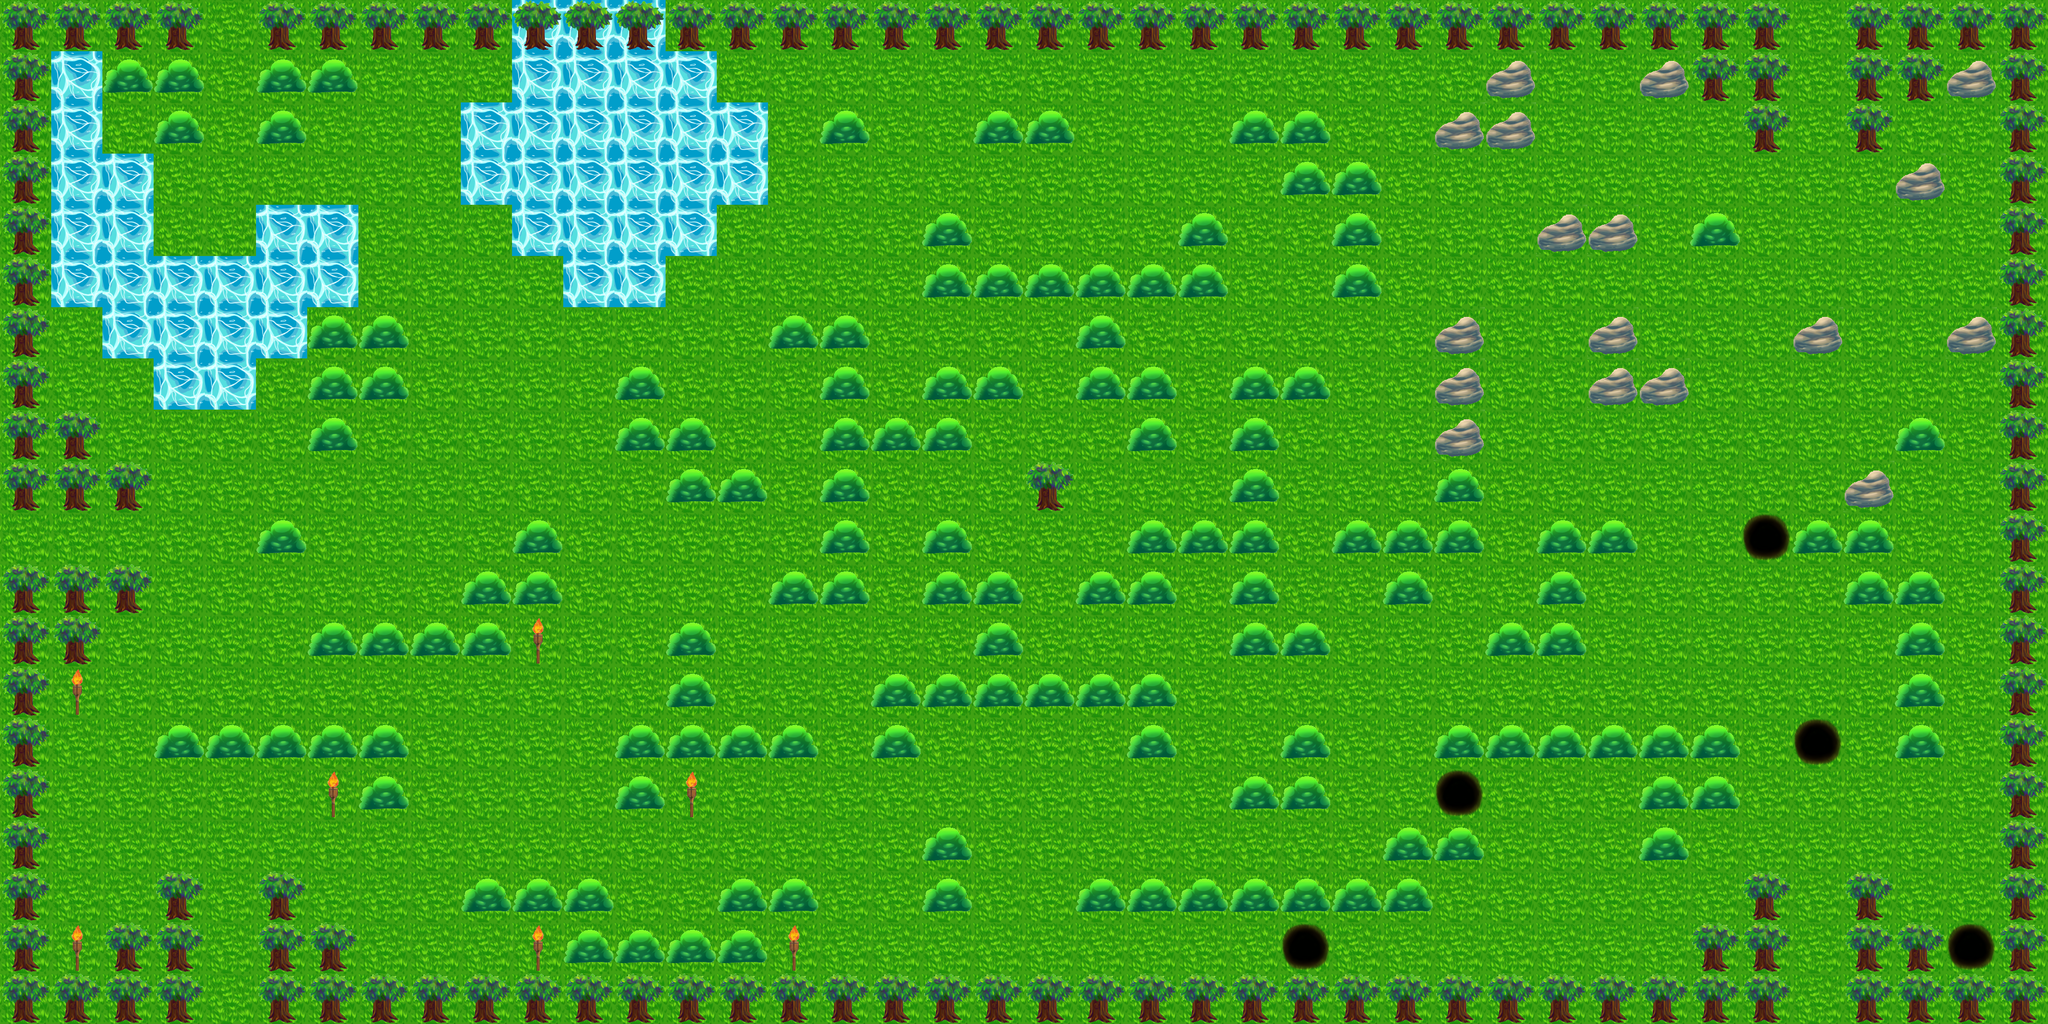

Below is a game level as drawn by its tile map, then a one-line description and the .tmx that defines it (tile-layer data replaced by summaries):
An orthogonal 40x20 tile map with 100x100 px tiles, 5 tile layers (Background, Water, Landscape, Spawn, ...) and 13 objects (5x location, 5x warp, spawn).

<map version="1.0" orientation="orthogonal" width="40" height="20" tilewidth="100" tileheight="100">
 <tileset firstgid="1" name="Sprite sheet" tilewidth="100" tileheight="100">
  <image source="spritesheet_1.png" trans="ffffff" width="400" height="900" />
  <tile id="0">
   <properties>
    <property name="spawn" value="water" />
   </properties>
  </tile>
  <tile id="2">
   <properties>
    <property name="solid" value="" />
    <property name="spawn" value="torch" />
   </properties>
  </tile>
  <tile id="3">
   <properties>
    <property name="solid" value="" />
   </properties>
  </tile>
  <tile id="4">
   <properties>
    <property name="solid" value="" />
    <property name="spawn" value="boulder" />
   </properties>
  </tile>
  <tile id="6">
   <properties>
    <property name="solid" value="" />
   </properties>
  </tile>
  <tile id="7">
   <properties>
    <property name="solid" value="" />
    <property name="spawn" value="flytrap" />
   </properties>
  </tile>
 </tileset>
 <layer name="Background" width="40" height="20">
  <data>[800 cells, 800 non-empty, 1 distinct tile ids]</data>
 </layer>
 <layer name="Water" width="40" height="20">
  <properties>
   <property name="spawn" value="water" />
  </properties>
  <data>[800 cells, 45 non-empty, 1 distinct tile ids]</data>
 </layer>
 <layer name="Landscape" width="40" height="20">
  <properties>
   <property name="solid" value="" />
  </properties>
  <data>[800 cells, 281 non-empty, 2 distinct tile ids]</data>
 </layer>
 <layer name="Spawn" width="40" height="20">
  <data>[800 cells, 24 non-empty, 2 distinct tile ids]</data>
 </layer>
 <objectgroup name="Player" width="40" height="20">
  <object name="north_east_entrance" type="location" x="3500" y="200" width="100" height="100" />
  <object name="north_west_entrance" type="location" x="400" y="200" width="100" height="100" />
  <object name="west_entrance" type="location" x="200" y="1000" width="100" height="100" />
  <object name="player" type="spawn" x="250" y="1000" width="100" height="100" />
  <object x="4271" y="1064" />
  <object x="4218" y="1311" />
  <object name="south_west_entrance" type="location" x="400" y="1700" width="100" height="100" />
  <object name="south_east_entrance" type="location" x="3500" y="1700" width="100" height="100" />
  <object name="central_tutorial" type="warp" x="0" y="1000" width="25" height="100">
   <properties>
    <property name="location" value="east_entrance" />
   </properties>
  </object>
  <object name="central_water" type="warp" x="400" y="0" width="100" height="25">
   <properties>
    <property name="location" value="south_entrance" />
   </properties>
  </object>
  <object name="central_earth" type="warp" x="3500" y="0" width="100" height="25">
   <properties>
    <property name="location" value="south_entrance" />
   </properties>
  </object>
  <object name="central_fire" type="warp" x="400" y="1975" width="100" height="25">
   <properties>
    <property name="location" value="north_entrance" />
   </properties>
  </object>
  <object name="central_air" type="warp" x="3500" y="1975" width="100" height="25">
   <properties>
    <property name="location" value="north_west_entrance" />
   </properties>
  </object>
 </objectgroup>
 <layer name="pits" width="40" height="20">
  <properties>
   <property name="spawn" value="pit" />
  </properties>
  <data>[800 cells, 5 non-empty, 1 distinct tile ids]</data>
 </layer>
</map>